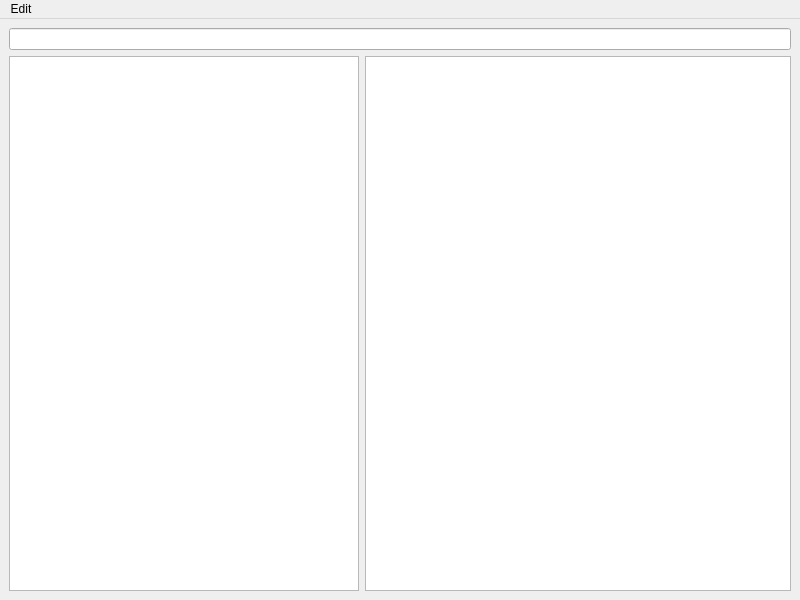
<?xml version="1.0" encoding="UTF-8"?>
<ui version="4.0">
 <class>MainWindow</class>
 <widget class="QMainWindow" name="MainWindow">
  <property name="geometry">
   <rect>
    <x>0</x>
    <y>0</y>
    <width>800</width>
    <height>600</height>
   </rect>
  </property>
  <property name="windowTitle">
   <string>MainWindow</string>
  </property>
  <widget class="QWidget" name="centralwidget">
   <layout class="QGridLayout" name="gridLayout">
    <item row="0" column="0">
     <widget class="QLineEdit" name="currentPath"/>
    </item>
    <item row="1" column="0">
     <layout class="QHBoxLayout" name="horizontalLayout">
      <item>
       <widget class="QTreeWidget" name="registryTree">
        <property name="minimumSize">
         <size>
          <width>350</width>
          <height>0</height>
         </size>
        </property>
        <property name="maximumSize">
         <size>
          <width>350</width>
          <height>16777215</height>
         </size>
        </property>
        <property name="headerHidden">
         <bool>true</bool>
        </property>
        <column>
         <property name="text">
          <string notr="true">1</string>
         </property>
        </column>
       </widget>
      </item>
      <item>
       <widget class="QTableWidget" name="groupKeys">
        <property name="selectionBehavior">
         <enum>QAbstractItemView::SelectRows</enum>
        </property>
       </widget>
      </item>
     </layout>
    </item>
   </layout>
  </widget>
  <widget class="QMenuBar" name="menubar">
   <property name="geometry">
    <rect>
     <x>0</x>
     <y>0</y>
     <width>800</width>
     <height>21</height>
    </rect>
   </property>
   <widget class="QMenu" name="menuEdit">
    <property name="title">
     <string>Edit</string>
    </property>
    <widget class="QMenu" name="menuCreate">
     <property name="title">
      <string>Create</string>
     </property>
     <addaction name="createKeyAction"/>
     <addaction name="createGroupAction"/>
    </widget>
    <widget class="QMenu" name="menuRemove">
     <property name="title">
      <string>Remove</string>
     </property>
     <addaction name="removeKeyAction"/>
     <addaction name="removeGroupAction"/>
    </widget>
    <addaction name="menuCreate"/>
    <addaction name="menuRemove"/>
   </widget>
   <addaction name="menuEdit"/>
  </widget>
  <action name="removeKeyAction">
   <property name="text">
    <string>Key</string>
   </property>
  </action>
  <action name="removeGroupAction">
   <property name="text">
    <string>Group</string>
   </property>
  </action>
  <action name="createKeyAction">
   <property name="text">
    <string>Key</string>
   </property>
  </action>
  <action name="createGroupAction">
   <property name="text">
    <string>Group</string>
   </property>
  </action>
 </widget>
 <resources/>
 <connections/>
</ui>
